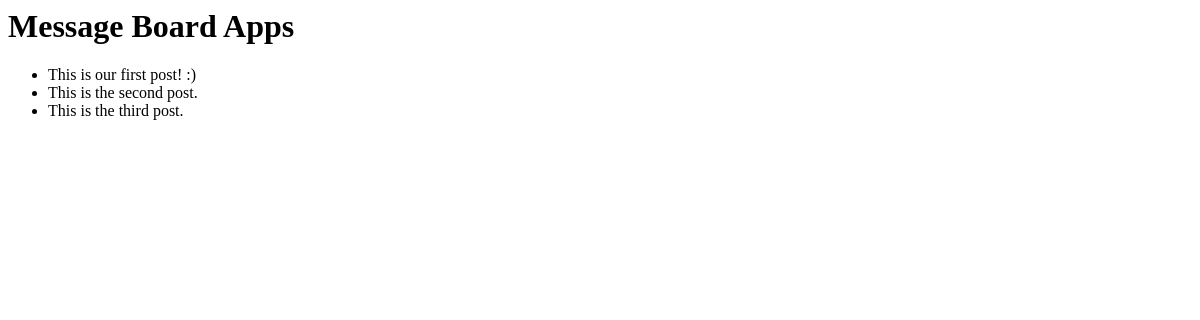
Before: / with the older database file.
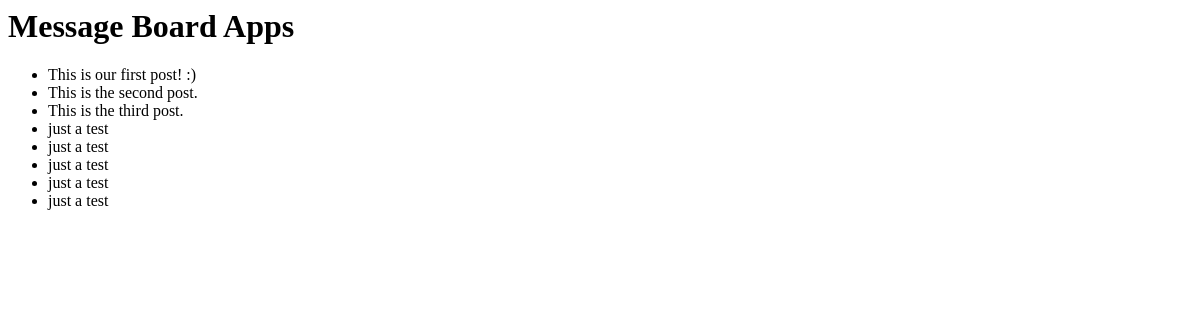
After: the same page with the newer database file.
### post/models.py (models this page shows, shortened)
class Post(models.Model):
    text = models.TextField()

### post/views.py (the view)
# urls.py: path('', HomePageView.as_view(), name='home')
class HomePageView(ListView):
    model = Post
    template_name = 'home.html'

### templates/home.html
<h1>Message Board Apps</h1>
<ul>
    {% for post in object_list %}
        <li>{{ post.text }}</li>
    {% endfor %}
</ul>

Changed rows visible on the page:
added Post: text "just a test"
added Post: text "just a test"
added Post: text "just a test"
added Post: text "just a test"
added Post: text "just a test"
